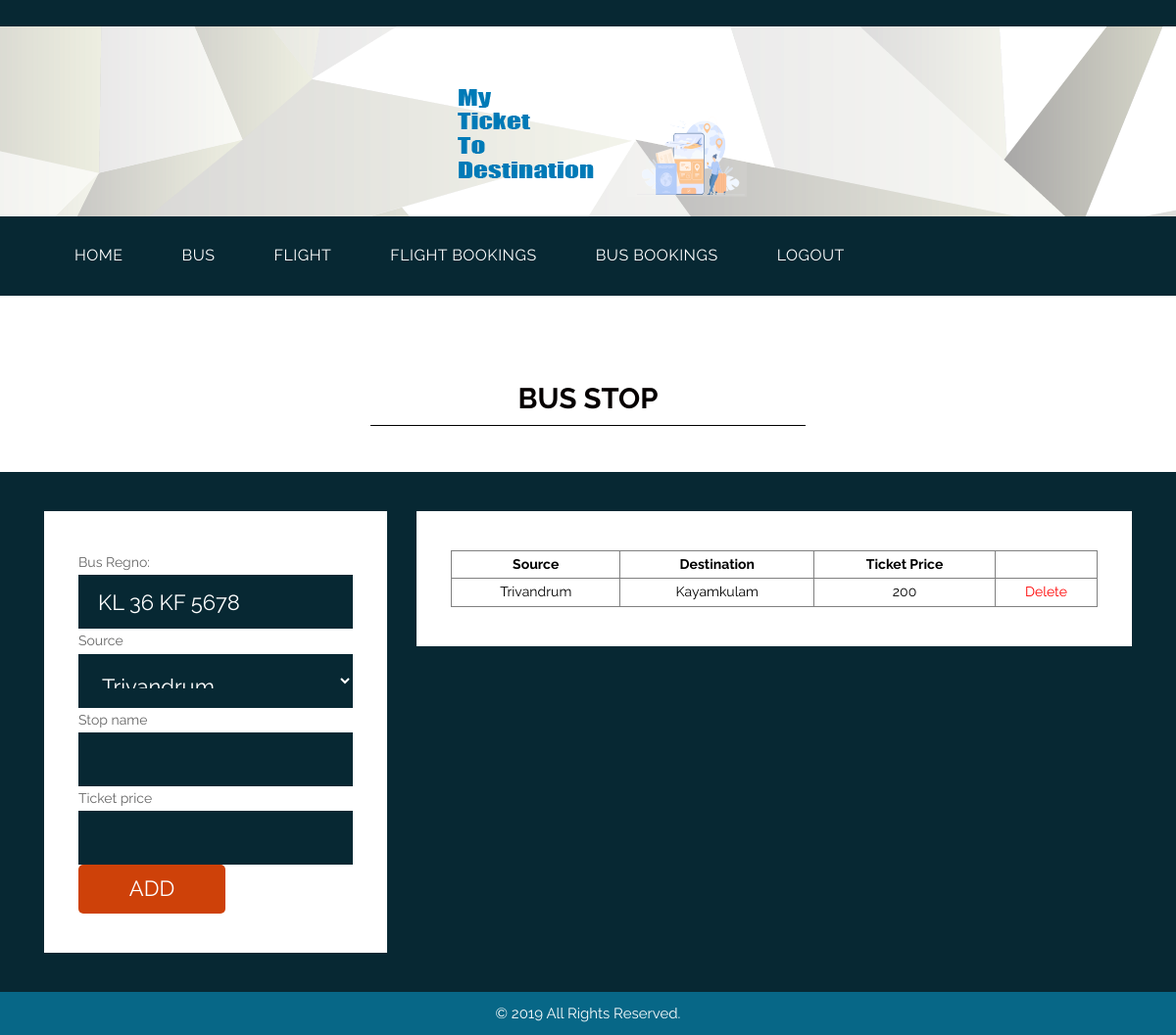
The app's page /addbusstop.php?bid=1 with its own data.
### tables this page shows
CREATE TABLE `tbl_bus` (
  `bid` int(11) NOT NULL AUTO_INCREMENT,
  `bregno` varchar(20) NOT NULL,
  `src` varchar(20) NOT NULL,
  `dest` varchar(20) NOT NULL,
  `seat_capacity` int(11) NOT NULL,
  `bus_type` varchar(20) NOT NULL,
  `cid` int(11) DEFAULT NULL,
  PRIMARY KEY (`bid`)
);

CREATE TABLE `tbl_stop` (
  `stid` int(11) NOT NULL AUTO_INCREMENT,
  `bid` int(20) DEFAULT NULL,
  `src` varchar(20) DEFAULT NULL,
  `stop` varchar(20) NOT NULL,
  `tprice` int(11) NOT NULL,
  PRIMARY KEY (`stid`)
);

### DatabaseCon.php (called while the page is built, shortened)
<?php
class DatabaseCon {
private $dbhost = 'localhost:3306';
private $dbuser = 'root';
private $dbpass = '';
private $conn;
   function __construct()
   		 {
      		$this->conn = mysql_connect($this->dbhost, $this->dbuser, $this->dbpass);
        }
   function selectData($str)
   {
   $retval=mysql_query($str,$this->conn);
   return $retval;
   }
}
?>

### addbusstop.php (the view, shortened to what this page needs)
<!DOCTYPE html>
<html lang="en">
<head>
<link rel="stylesheet" type="text/css" href="css/bootstrap.min.css">
<link rel="stylesheet" type="text/css" href="css/style.css">
<link rel="stylesheet" href="css/responsive.css">
<link rel="stylesheet" href="css/jquery.mCustomScrollbar.min.css">
<link rel="stylesheet" href="https://netdna.bootstrapcdn.com/font-awesome/4.0.3/css/font-awesome.css">
<link rel="stylesheet" href="css/owl.carousel.min.css">
<link rel="stylesheet" href="css/owl.theme.default.min.css">
<link rel="stylesheet" href="https://cdnjs.cloudflare.com/ajax/libs/fancybox/2.1.5/jquery.fancybox.min.css" media="screen">
</head>
<body>
	<div class="header_main">
		<div class="container">
			<div class="logo"><a href="#"><img src="images/logo1.png"></a></div>
		</div>
	</div>
	<div class="header">
		<div class="container">
            <div class="col-sm-12">
                 <div class="menu-area">
                    <nav class="navbar navbar-expand-lg ">
                        <div class="collapse navbar-collapse" id="navbarSupportedContent">
                            <ul class="navbar-nav mr-auto">
                           <li class="nav-item active">
                                <a class="nav-link" href="companyhome.php">HOME<span class="sr-only">(current)</span></a> </li>
                                <li class="nav-item">
                                <a class="nav-link" href="addbus.php">BUS</a></li>
                                <li class="nav-item">
                                <a class="nav-link"  href="addflight.php">FLIGHT</a></li>
                                <li class="nav-item">
                                <a class="nav-link"  href="vfbook1.php">FLIGHT BOOKINGS</a></li>
                                <li class="nav-item">
                                <a class="nav-link"  href="vbbook1.php">BUS BOOKINGS</a></li>
                                <li class="#" href="#">
      	                        <a class="nav-link" href="index.html">LOGOUT</a></li>
</ul>
                        </div>
                    </nav>
                </div>
            </div>
        </div>
    </div>
    <div class="contact_main">
    <div class="touch_section">
        <div class="container">
            <h1 class="touch_text">BUS STOP</h1>
        </div>
    </div>
    <div class="lets_touch_main">
        <div class="container">
            <div class="row">
                <div class="col-md-4">
                    <div class="input_main">
                       <div class="container">
<?php include('DatabaseCon.php');
	$db=new DatabaseCon();
	$bid=$_GET['bid'];
	$s="select bregno,src from tbl_bus where bid='$bid'";
	$rs=$db->selectData($s);
	$row=mysql_fetch_array($rs);
	$bregno=$row['bregno'];
	?>
<form action="addbusstopaction.php" >
<tr> <th>Bus Regno:</th> <td> <input type="text" name="br" value="<?php echo $bregno; ?> " required readonly class="email-bt"> </td> </tr>
<tr> <th>Source</th><td><select name="so" class="email-bt">
<option value="<?php echo $row['src']; ?>"><?php echo $row['src']; ?></option>
</select> </tr>
<tr> <th>Stop name</th> <td><input type="text" name="sn" required class="email-bt"> </td> </tr>
<tr> <th>Ticket price</th> <td><input type="number" name="tp" required class="email-bt"> </td> </tr>
<tr><th></th><td><input type="submit" value="ADD" required style="background: #ce4109;
    border: none;
    color: #fff;
    width: 150px;
    height: 50px;
    border-radius: 5px;
    font-size: 22px;"></td> </tr>
</form>
                    </div>
                </div>
				</DIV>
                <div class="col-md-8">
                    <div class="row">
                        <div class="col-12">
                        <div class="input_main">
                       <div class="container">
						<table border="1" style="width:100%;text-align:center;color:black">
<tr>
<th>Source </th>
<th>Destination</th>
<th>Ticket Price</th>
</tr>
<?php
	$s="select * from tbl_stop where bid='".$bid."'";
	$rs=$db->selectData($s);
	while($row=mysql_fetch_array($rs)){
		?>
		<tr>
		<td><?php echo $row['src']; ?> </td>
		<td><?php echo $row['stop']; ?> </td>
		<td><?php echo $row['tprice']; ?> </td>
		<td><a href="deletestop.php?stid=<?php echo $row['stid'] ?>" style="color:red">Delete</a></td>
			</tr>
	<?php } ?>
	</table>   </div>
                    </div>
                        </div>
                    </div>
                </div>
            </div>
        </div>
    </div>
  <div class="copyright">
        <div class="container">
            <div class="row">
                <div class="col-sm-12">
                   <p class="copyright_text">© 2019 All Rights Reserved.</p>
                </div>
            </div>
        </div>
    </div>
</body>
</html>

### css/style.css (style rules this page uses)
* { box-sizing: border-box !important; transition: ease all 0.5s; }
html { scroll-behavior: smooth; }
body { color: #666666; font-size: 14px; font-family: 'Raleway', sans-serif;; line-height: 1.80857; font-weight: normal; overflow-x: hidden; }
a { color: #1f1f1f; text-decoration: none !important; outline: none !important; -webkit-transition: all .3s ease-in-out; -moz-transition: all .3s ease-in-out; -ms-transition: all .3s ease-in-out; -o-transition: all .3s ease-in-out; transition: all .3s ease-in-out; }
h1, h2, h3, h4, h5, h6 { letter-spacing: 0; font-weight: normal; position: relative; padding: 0 0 10px 0; font-weight: normal; line-height: normal; color: #111111; margin: 0 }
h1 { font-size: 24px }
*, *::after, *::before { -webkit-box-sizing: border-box; -moz-box-sizing: border-box; box-sizing: border-box; }
ul, li, ol { margin: 0px; padding: 0px; list-style: none; }
p { margin: 20px; font-weight: 400; font-size: 15px; line-height: 24px; }
a { color: #ffffff; text-decoration: none; outline: none !important; }
.header_main { width: 100%; float: left; background-image: url(../images/header.png); height: auto; padding-top: 20px; padding-bottom: 40px; }
.logo { width: 100%; float: left; text-align: center; margin-top: 55px; }
.header { width: 100%; width: 100%; float: left; background-color: #072833; padding-bottom: 10px; padding-top: 10px; }
.header_main { width: 100%; float: left; background-image: url(../images/header.png); height: auto; padding-bottom: 20px; }
.navbar-expand-lg .navbar-nav .nav-link { padding-right: 60px; padding-left: 0; color: #fff; font-size: 16px; letter-spacing: 0.5px; }
.navbar-nav.mr-auto { width: 100%; margin: 0; display: block; }
.navbar-nav.mr-auto li { float: left; }
.touch_section { width: 100%; padding-top: 57px; margin-bottom: 47px; display: inline-block !important; }
.touch_text { width: 27%; margin: 0 auto; text-align: center; border-bottom: 1px solid #000; color: #050000; font-size: 22pt; font-weight: bold; }
.lets_touch_main { width: 100%; float: left; background-color: #072833; padding-top: 40px; padding-bottom: 40PX; }
.input_main { width: 100%; float: left; background-color: #ffffff; padding: 40px 20px; }
.contact_main { width: 100%; float: left; background-color: #ffffff; padding-top: 40px; }
.copyright { width: 100%; float: left; background-color: #076787; padding-top: 10px; padding-bottom: 10px; }
.copyright_text { width: 100%; float: left; color: #fbfdfd; text-align: center; margin: 0px; }
.email-bt { background: #072833; border: none; color: #fff; width: 100%; height: 55px; font-size: 22px; padding: 20px; }
.contact_main { width: 100%; float: left; padding-top: 30px; }

### css/responsive.css (style rules this page uses)
.touch_text { width: 40%; }

### records on screen
tbl_bus: br "KL 36 KF 5678", so "Trivandrum"
tbl_stop: src "Trivandrum", stop "Kayamkulam", tprice "200"
